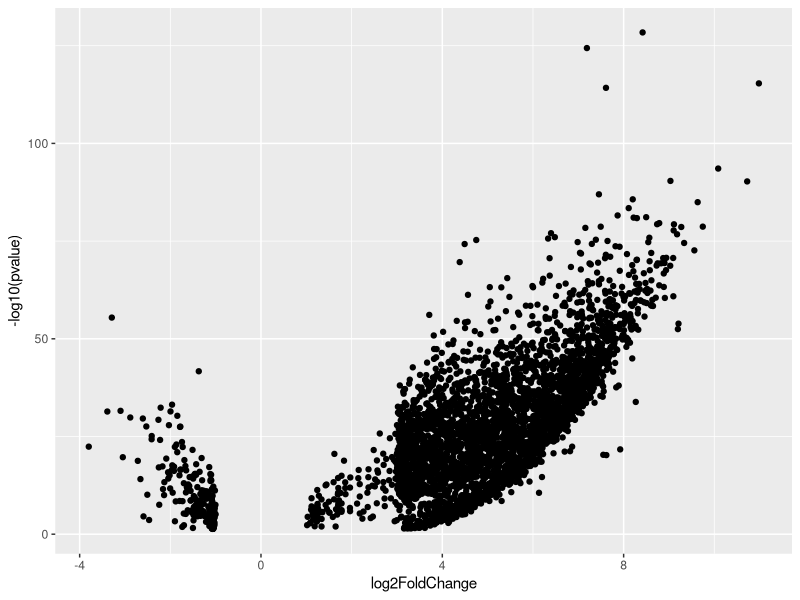
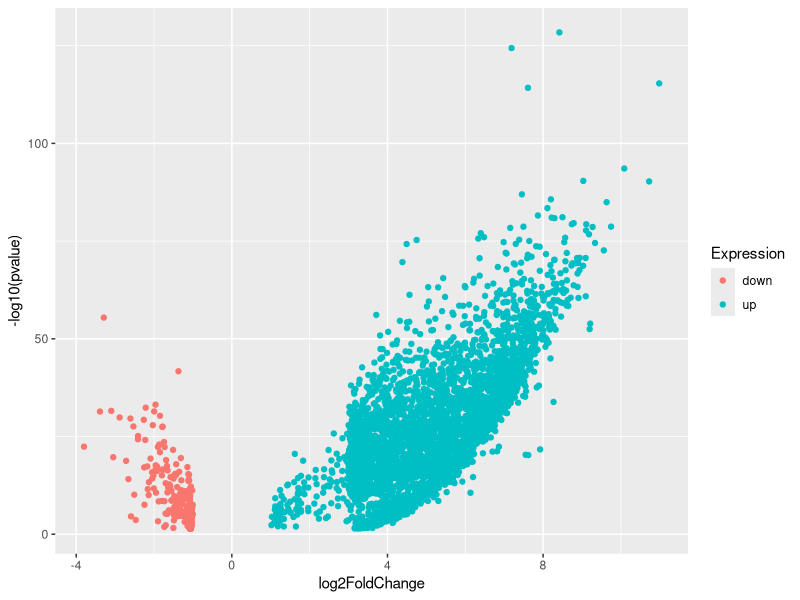
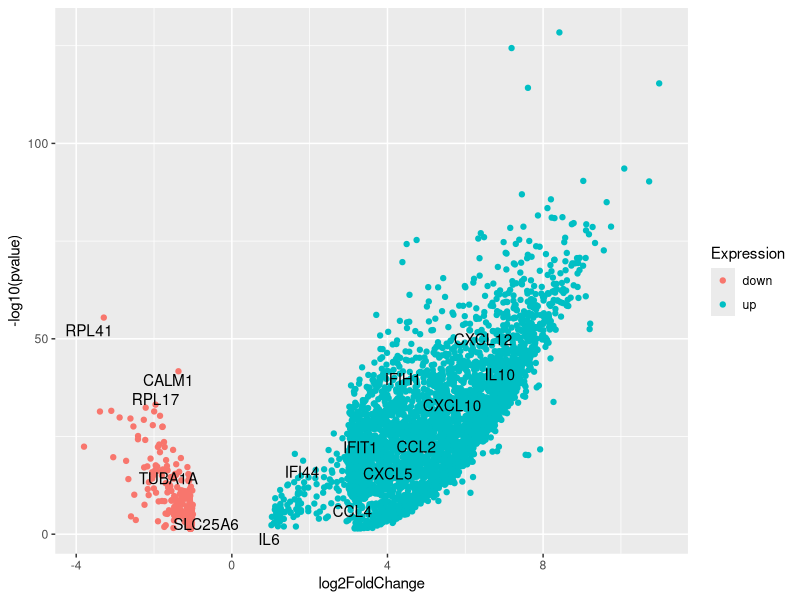
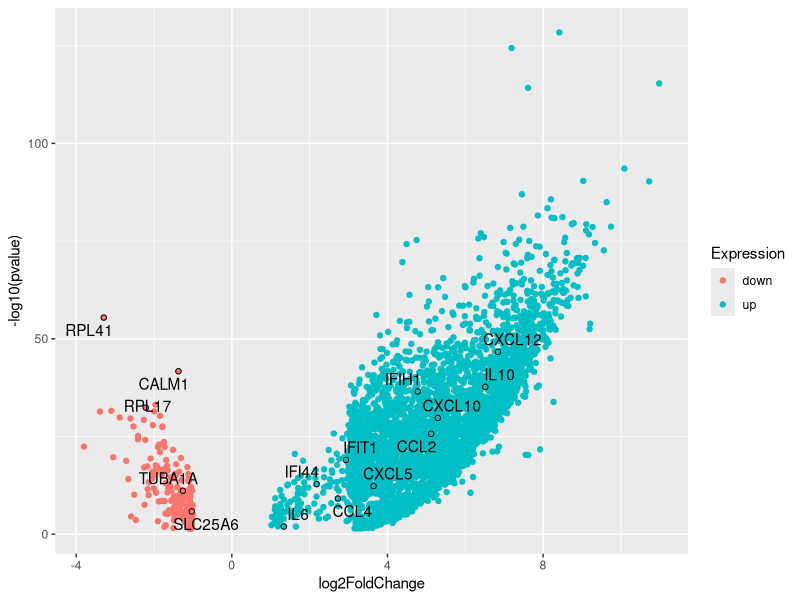
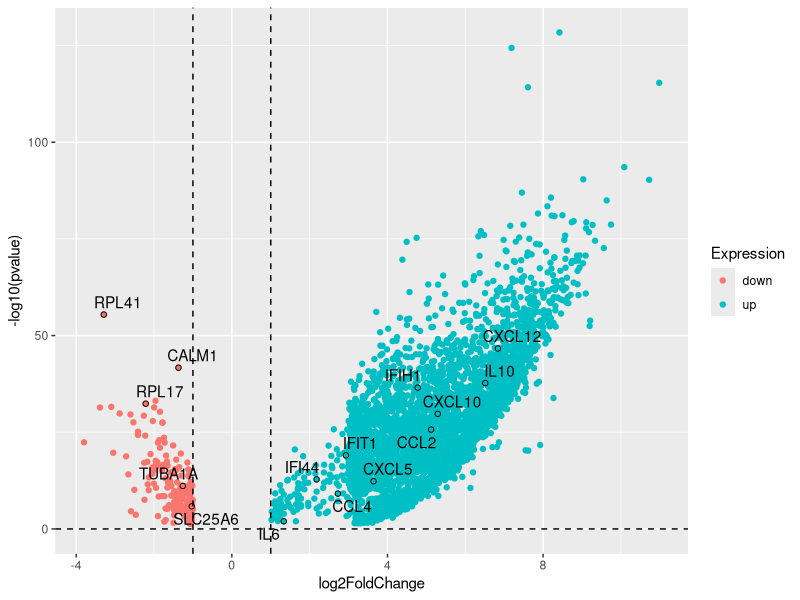
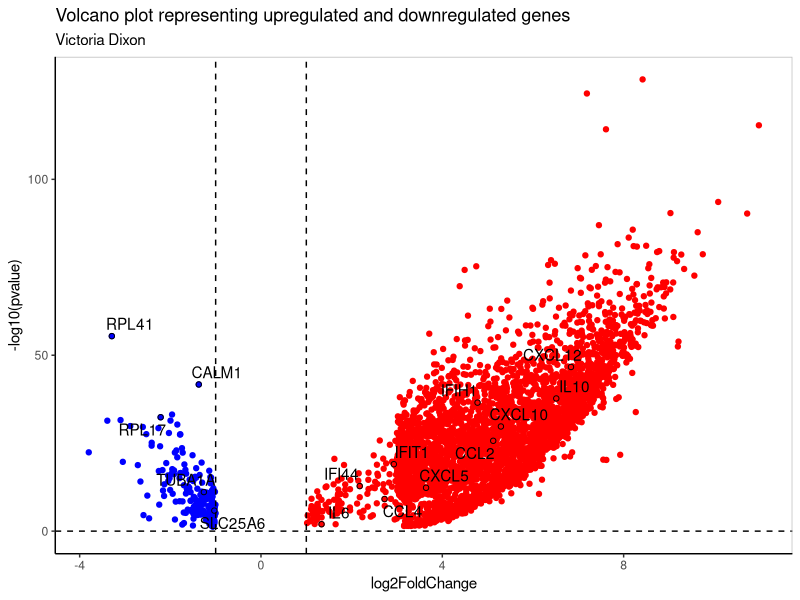
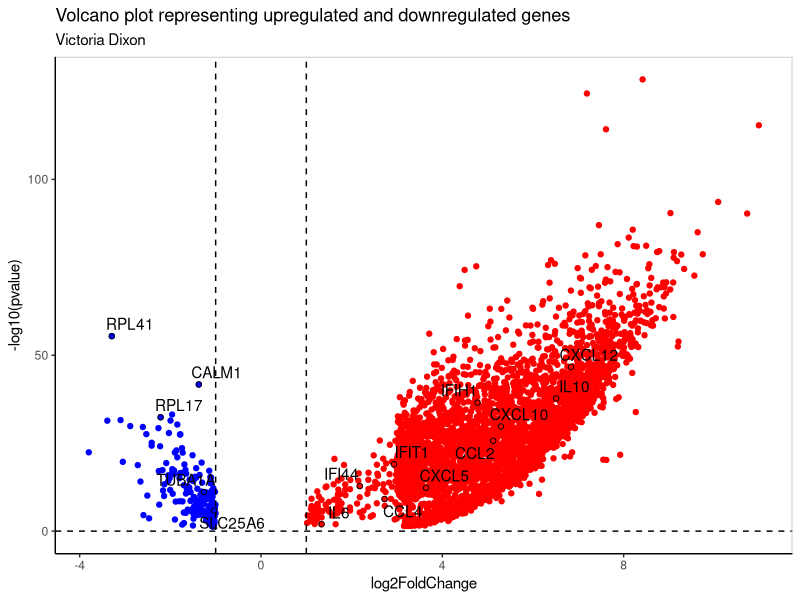

Generate these figures, in order, with R:
# load required packages
library(ggplot2)   # plotting
library(ggrepel)   # add text

# set working directory
setwd("~/Project2")

# load data from previous script
dge_results <- read.csv("R/DGE_results.csv")


####################
### basic plot ###
####################

### BASE
ggplot(dge_results,                 # plot data
       aes(x = log2FoldChange,      # x axis
           y = -log10(pvalue))) +   # y axis
  
  ### PLOT
  geom_point()                        # add points


####################
### add colors ###
####################

# create empty column for expression variable
dge_results$Expression <- NA

# in the expression column, add whether gene is ...
# ... up-regulated (log2FoldChange > 0)
dge_results$Expression[dge_results$log2FoldChange > 0] <- "up"

# ... or down-regulated (log2FoldChange < 0)
dge_results$Expression[dge_results$log2FoldChange < 0] <- "down"

### BASE
ggplot(dge_results, 
       aes(x = log2FoldChange,     # x axis
           y = -log10(pvalue))) +  # y axis
  
  ### PLOT
  geom_point(aes(color = Expression))  # points with colors


####################
### add labels ###
####################

# genes cited in article
up_genes <- c("CXCL5", "CXCL12", "CCL2", "CCL4", "CXCL10", 
              "IFIH1", "IFI44", "IFIT1", "IL6", "IL10")
down_genes <- c("RPL41", "RPL17", "SLC25A6", "CALM1", "TUBA1A")

# create its own data frame
volcano_labels <- subset(dge_results, Gene %in% c(up_genes, down_genes))

### BASE
ggplot(dge_results, 
       aes(x = log2FoldChange,        # x axis
           y = -log10(pvalue))) +     # y axis
  
  ### PLOT
  geom_point(aes(color = Expression)) +  # points with colors
  geom_text_repel(data = volcano_labels, # source data
                  color = "black",       # black text
                  aes(x = log2FoldChange,
                      y = -log10(pvalue),
                      label = Gene))     # label mapping


####################
### named points ###
####################

### BASE
ggplot(dge_results,
       aes(x = log2FoldChange,
           y = -log10(pvalue))) +
  
  ### PLOT
  geom_point(aes(color = Expression)) +
  geom_text_repel(data = volcano_labels,
                  color = "black",           # black text labels
                  aes(x = log2FoldChange,
                      y = -log10(pvalue),
                      label = Gene)) +        # label mapping
  geom_point(data = volcano_labels,           # source data
             shape = 1,                       # hollow black circles
             color = "black",
             aes(x = log2FoldChange,          # same x axis
                 y = -log10(pvalue)))         # same y axis


####################
### dashed lines ###
####################

# add vertical lines at 
# log2FoldChange = 1 (doubled) and 
# log2FoldChange = -1 (halved)
# add horizontal line at y = 0

### BASE
ggplot(dge_results,
       aes(x = log2FoldChange,
           y = -log10(pvalue))) +
  
  ### PLOT
  geom_point(aes(color = Expression)) +
  geom_text_repel(data = volcano_labels,
                  color = "black",
                  aes(x = log2FoldChange,
                      y = -log10(pvalue),
                      label = Gene)) +
  geom_point(data = volcano_labels,
             shape = 1, color = "black",
             aes(x = log2FoldChange,
                 y = -log10(pvalue))) +
  geom_vline(xintercept = c(-1, 1), linetype = "dashed") +  # vertical dashed lines
  geom_hline(yintercept = 0, linetype = "dashed")           # horizontal dashed line


####################
### customize ###
####################

### BASE
volcano.plot <-
  ggplot(dge_results,
         aes(x = log2FoldChange,
             y = -log10(pvalue))) +
  
  ### PLOT
  geom_point(aes(color = Expression)) +
  geom_text_repel(data = volcano_labels,
                  color = "black",
                  aes(x = log2FoldChange,
                      y = -log10(pvalue),
                      label = Gene)) +
  geom_point(data = volcano_labels,
             shape = 1, color = "black",
             aes(x = log2FoldChange,
                 y = -log10(pvalue))) +
  geom_vline(xintercept = c(-1, 1), linetype = "dashed") +
  geom_hline(yintercept = 0, linetype = "dashed") +
  
  ### MODS
  scale_color_manual(values = c("blue", "red")) +   # change to blue & red
  theme_classic() +                                # remove grid lines
  theme(panel.border = element_rect(color = "grey", fill = NA),  # add grey border
        legend.position = "none") +                # remove legend
  labs(title = "Volcano plot representing upregulated and downregulated genes",
       subtitle = "Victoria Dixon")                # add title and your name

### view
volcano.plot

### save
ggsave("PLOTS/volcano.pdf", volcano.plot, device = "pdf",
       width = 6, height = 8, units = "in")

